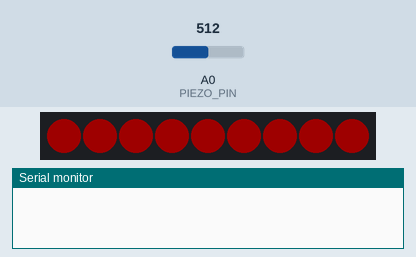
Simulated run of this sketch. Board: Arduino Uno, built with avr-gcc and run on an emulated ATmega328P. On the bench: 9 RGB LEDs in strip order, left to right, the last lines printed to the serial monitor. Inputs (shaded band) come from the test bench; at power-on: A0 (PIEZO_PIN) = 512. Dim RGB values are drawn brighter than linear.

Above: at 0.1 s.
4.9 s: A0 (PIEZO_PIN) set to 807
6.4 s: A0 (PIEZO_PIN) set to 827
At 8.1 s:
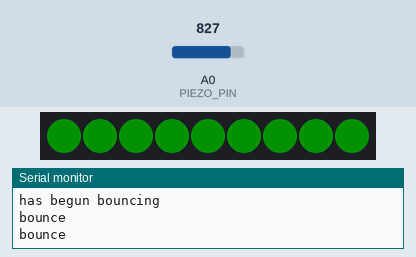
At 8.9 s:
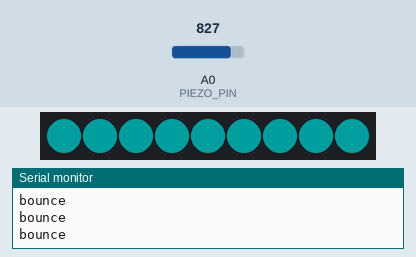
9.4 s: A0 (PIEZO_PIN) set to 716
10.9 s: A0 (PIEZO_PIN) set to 900
At 11.7 s:
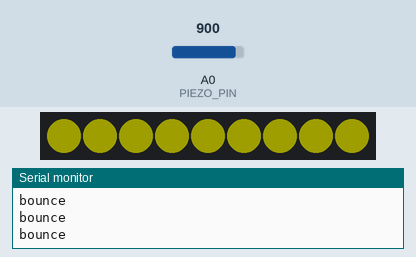
13.4 s: A0 (PIEZO_PIN) set to 511
Timing chart, 0 to 16.4 s (numbered marks = the images above; inputs shaded):
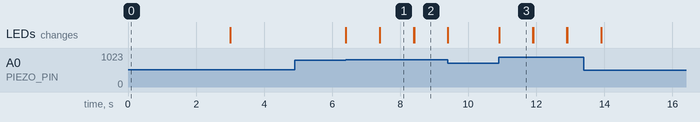

Measured:
- the behaviour switches between 818 and 819 on A0 (PIEZO_PIN) (found by bisection; images 0 and 1)
- after the input at 4.9 s, every drawn part: stays the same
- after the input at 6.4 s, the LEDs: first change at once (image 1 shows a later state)
- after the input at 10.9 s, the LEDs: change at once (image 3)
- what the display in image 1 shows lasts 1.0 s, from 7.4 s to 8.4 s

The sketch:

11_test__pattern_correctness.ino
```cpp
//LEDS
#include <Adafruit_NeoPixel.h>

#define PIN 7 // Which pin on the Arduino is connected to the NeoPixels?
#define NUMPIXELS 9 //how many lights are on our LED strip?
Adafruit_NeoPixel pixels(NUMPIXELS, PIN, NEO_GRB + NEO_KHZ800); //initialize neopixels

int ledBrightness = 30; //0 - 255 - set the overall brightness of our strip
float vibrationThreshold = 4; //above this value, trigger a bounce

//define the colors we want to cycle through
uint32_t colorRed = pixels.Color(255,0,0);
uint32_t colorGreen = pixels.Color(0,150,0);
uint32_t colorBlue = pixels.Color(0,255,255);
uint32_t colorYellow = pixels.Color(255,255,0);

//add them to an array in the order we want them to display
uint32_t colorArray[4] = {colorRed,colorGreen,colorBlue,colorYellow};

int curColorIndex = 0; //keeps track of the current color to display

//PATTERN

bool isPatternMode = true; //when true, display patterns, when false, user repeats pattern
int patternColorDisplayTime = 3000; //how long to display each color in pattern mode
int patternCompleteReadyTime = 1000; //how long to give the user after the pattern has been displayed before they can start jumping
int curStage = 0; //level of the game (array index of patternArray colors to iterate through)
uint32_t patternArray[4] = {colorRed,colorGreen,colorBlue,colorYellow}; //TODO: randomize this pattern! //array specifying pattern which user will have to replicate. After reaching last color, they win the game


//PIEZO
const int PIEZO_PIN = A0; // pin on which we read vibration / piezo output

//BOUNCE MODE
int bounceTime = 1000; //how much time must during vibration to constitute a bounce / cycle through colors. Essentially this would be long enough to allow the trampoline to vibrate during a jump, but short enough that it's ready to detect again before the user lands, i.e. "airborne time"
int stopBounceTime = 5000; //how much time must pass after bounce to consider it a "submission" of the current color - i.e. how long the user must wait off of the trampoline
unsigned long time_now = 0; //keeps track of the passing of time to constitute a bounce and stop bounce
boolean isBounced = false; //the user has started a bounce (should occur while each jump is occuring)
boolean hasBegunBouncing = false; //true when user has triggered vibration for the first time for each color guess

int correctCount = 0; //keeps track of how many colors have been guessed correctly so far for the current stage. Set back to zero each stage / level

void setup() {
  Serial.begin(115200);
  pixels.begin(); // INITIALIZE NeoPixel strip object (REQUIRED)
  pixels.setBrightness(ledBrightness);
  pixels.show(); // Set all pixel colors to 'off'
}

void loop() {

  if (isPatternMode){
    handlePatternMode();
  } else {
    handleBounceMode();
  }


}

void handlePatternMode(){ //display the pattern the user must replicate
  for (int i = 0; i <= curStage; i++) {
    uint32_t curPatternColor = patternArray[i];
    for (int j = 0; j < NUMPIXELS; j++) { // For each pixel...

      pixels.setPixelColor(j, curPatternColor);
      pixels.show(); //Send the updated pixel colors to the hardware.
    }
    delay(patternColorDisplayTime);
  }

  pixels.clear();
  pixels.show();
  delay(patternCompleteReadyTime);
  time_now = millis();
  isPatternMode = false;
}

void handleBounceMode(){
  //PIEZO
  int piezoADC = analogRead(PIEZO_PIN);
  float piezoV = piezoADC / 1023.0 * 5.0; //scale the vibration to a more user friendly range

  /*
  if (piezoV > vibrationThreshold){
    Serial.println(piezoV); // Print the voltage.
  }
  */

  if (piezoV > vibrationThreshold && !isBounced) { //if the vibration is significant enough to constitute a bounce, and we haven't already triggered a bounce...
    Serial.println("bounce");

    time_now = millis();

    for (int i = 0; i < NUMPIXELS; i++) { // For each pixel on the strip
      uint32_t curPixelColor = colorArray[curColorIndex];
      pixels.setPixelColor(i, curPixelColor);
      pixels.show();   // Send the updated pixel colors to the hardware.
    }
    isBounced = true; //register a bounce - keeps this block of code (pixel showing) from happening repeatedly
  }

  if ((millis() > time_now + bounceTime) && isBounced && (millis() < time_now + stopBounceTime)) { //we have a completed bounce, but not a stop bouncing, i.e. user is airborne
    isBounced = false; //keeps this block from repeating
    if (!hasBegunBouncing){
      Serial.println("has begun bouncing");
      hasBegunBouncing = true; //stays true while user is cycling through colors but has not yet submitted a guess
    }
    Serial.println("bounce");
    time_now = millis();
    pixels.clear();
    pixels.show();
    if (curColorIndex < 3){ //prepare the next color in the sequence to be displayed
      curColorIndex++;
    } else {
      curColorIndex = 0;
    }

  } else if ((millis() >= time_now + stopBounceTime) && !isBounced && hasBegunBouncing) { //we've stopped jumping and are waiting to see if our submission is correct
    Serial.println("submit color guess");
    hasBegunBouncing = false; //keeps this block of code from running repeatedly

    int lastColorIndex = curColorIndex - 1;
    if (curColorIndex == -1){
      lastColorIndex = 3;
    }


    if (colorArray[lastColorIndex] == patternArray[correctCount]){ //if the color we stopped bouncing at matches the stage in the pattern so far

      if (correctCount == curStage){ //we have gotten all the colors in this stage correct
        if (curStage < 3){
          Serial.println("correct pattern! Next stage");
          curStage++; //advance the stage
        } else {
          Serial.println("you win!!! Start over");
          curStage = 0;
        }

        curColorIndex = 0;
        correctCount = 0;
        isPatternMode = true; //show the next pattern sequence
      } else { //if there are more colors, we need to keep bouncing to get the next color in the sequence
        correctCount++;
        curColorIndex = 0;
        Serial.print("correct so far: ");
        Serial.println(correctCount);
      }

    } else { //wrong color guess, start over:
      Serial.println("incorrect");
      curColorIndex = 0;
      correctCount = 0;
      isPatternMode = true;
    }

    hasBegunBouncing = false;
    time_now = millis();
    isBounced = false;

  }
}
```
